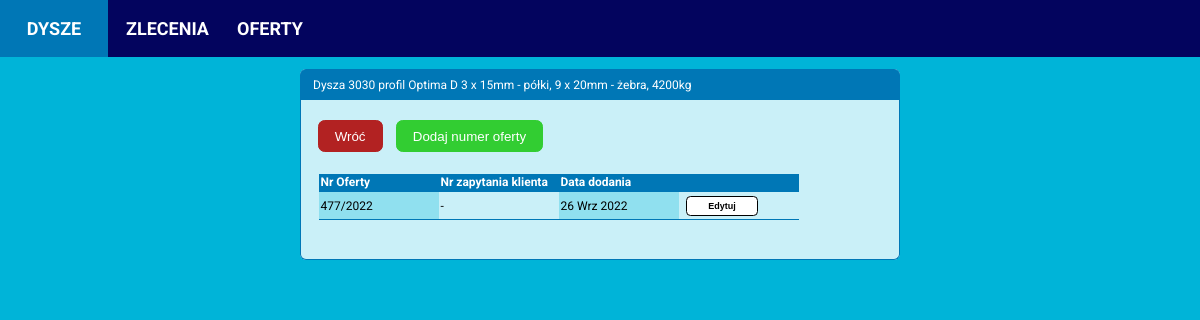
Before: /nozzle/1/offers with the older database file.
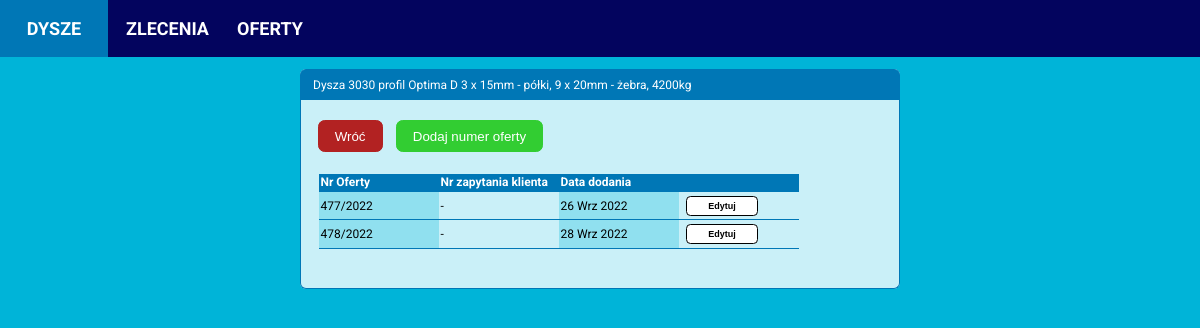
After: the same page with the newer database file.
### calculator/models.py (models this page shows, shortened)
class Offer(models.Model):
    this_year = datetime.datetime.now().year
    nozzle = models.ForeignKey(Nozzle, on_delete=models.CASCADE)
    date_created = models.DateTimeField(auto_now_add=True)
    dmcg_offer_number = models.CharField(max_length=4, blank=False, null=False)
    client_inquiry_number = models.CharField(max_length=32, blank=True, null=True)
    offer_year = models.PositiveIntegerField(default=int(this_year), blank=False, null=False)

### calculator/views.py (the view)
# urls.py: path('nozzle/<int:nozzle_id>/offers', nozzle_offers_view, name='nozzle_offers'),
def nozzle_offers_view(request, nozzle_id):
    nozzle = Nozzle.objects.get(id=nozzle_id)
    offers = nozzle.offer_set.order_by('dmcg_offer_number')
    context = {'nozzle': nozzle,
               'offers': offers}
    template = 'calculator/nozzle-offers.html'
    return render(request, template, context)

### calculator/templates/calculator/nozzle-offers.html
{% extends 'calculator/base.html' %}
{% block content %}
<div class="content-main">
  <div class="item-box">
    <div class="item-header-box">
      <p>Dysza {{ nozzle.diameter }}
       profil {{ nozzle.profile }}
      {{ ratio }}D {{ type_name }}
      {{ nozzle.segments_quantity}} x {{ nozzle.segments_thickness}}mm - półki,
      {{ nozzle.ribs_quantity}} x {{ nozzle.ribs_thickness}}mm - żebra,
      {{ nozzle.theoretical_weight }}kg</p>
    </div>
    <div class="item-details">
      <div class="button-box">
        <a href="{% url 'calculator:nozzle_details' nozzle.id %}"><button class="cancel-btn">Wróć</button></a>
        <a href="{% url 'calculator:add_nozzle_offer' nozzle.id %}"><button class="add-btn">Dodaj numer oferty</button></a>
      </div>
      <div class="item-details-table">
        <table>
          <thead>
            <tr>
              <th>Nr Oferty</th>
              <th>Nr zapytania klienta</th>
              <th>Data dodania</th>
              <th></th>
            </tr>
          </thead>
          {% for offer in offers %}
          <tr>
            <td>{{ offer.dmcg_offer_number }}/{{ offer.offer_year }}</td>
            {% if offer.client_inquiry_number %}
              <td>{{ offer.client_inquiry_number }}</td>
              {% else %}
              <td>-</td>
            {% endif %}
            {% load i18n %}
            {% language 'pl' %}
            <td>{{ offer.date_created|date:"d M Y" }}</td>
            {% endlanguage %}
            <td><a href="{% url 'calculator:edit_nozzle_offer' nozzle_id=nozzle.id offer_id=offer.id %}"><button class="show-btn">Edytuj</button></a></td>
          </tr>
          {% endfor %}
        </table>
      </div>
    </div>
  </div>
</div>
{% endblock content %}

Changed rows visible on the page:
added Offer: dmcg_offer_number "478", offer_year "2022", date_created "28 Wrz 2022"
